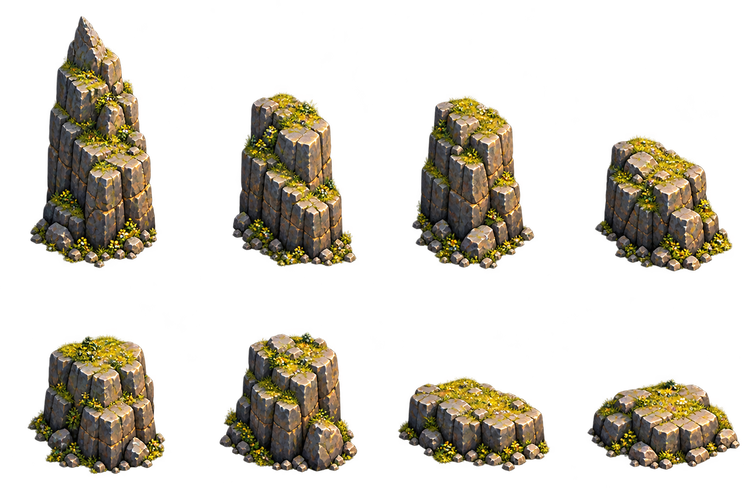
#> input picture art/maps/cliffs/cliff_rock_sheet.png, 750 x 500 px, shrunk from 1536 x 1024 before the run; its folder holds 4 pictures in this run
$ python cliff_sheet_cut.py cliff_rock_sheet.png -t rock_blocks_template.json -o '$TMPDIR/cliff_cut' -p cliff_rock
#> lines starting #> are read from the running program, lines starting #| are printed output that depends on the picture; after the words box and inside, x2 and y2 are one past the last pixel; in counts of white or black regions, pixels touching at a corner belong together
#!/usr/bin/env python3
"""Cut a Codex sheet of cliff blocks (4x2: wall columns or natural rock) into one PNG per block, by connected
pieces, not by grid cells.

Codex shifts blocks off the template, so a grid crop catches the rubble of the block above. Instead:
opaque pixels (alpha > --alpha) are split into connected pieces (8-neighbours, scipy); every piece goes to
the template block whose foot point is nearest to the piece's centre; tiny pieces (< --min px) are dropped.
Ground point of a block = the foot of its rock face, measured: scanning up from the bottom, the first row
where the block is at least --foot-fill wide (of its widest row), x = middle of that row. Height = foot
minus the top of the block (map px).

Writes <out>/<prefix>_<i>.png and <out>/<prefix>.json:
  {"texels_per_map_px", "blocks": [{"file", "size", "ground": [x, y], "kind", "height", "measured_h"}]}
kind: from the template (peak / tall / mid / low), or --kind.
Exit 0 ok, 1 a block came out empty, 2 bad args.

Example: python3 cliff_sheet_cut.py cliff_rock_sheet.png -t rock_blocks_template.json -o $TMPDIR/cliff_cut -p cliff_rock
"""
import argparse
import json
import os
import sys

import numpy as np
from PIL import Image
from scipy import ndimage


def main() -> int:
    ap = argparse.ArgumentParser(description=__doc__, formatter_class=argparse.RawDescriptionHelpFormatter)
    ap.add_argument("sheet", help="Codex sheet PNG with alpha")
    ap.add_argument("-t", "--template", required=True, help="rock_blocks_template.json")
    ap.add_argument("-o", "--out", required=True, help="output folder")
    ap.add_argument("-p", "--prefix", default="cliff_block", help="file name prefix (default cliff_block)")
    ap.add_argument("--kind", default="wall", help="kind for blocks the template does not name (default wall)")
    ap.add_argument("--alpha", type=int, default=24, help="opaque threshold 0..255 (default 24)")
    ap.add_argument("--min", type=int, default=30, help="drop pieces smaller than this many px (default 30)")
    ap.add_argument("--foot-fill", type=float, default=0.55, help="row width / widest row for the foot (default 0.55)")
    a = ap.parse_args()
    if not os.path.isfile(a.sheet) or not os.path.isfile(a.template):
        print("no such file", file=sys.stderr)
        return 2
    t = json.load(open(a.template))
#> (reads art/maps/cliffs/rock_blocks_template.json from the repository)
    im = Image.open(a.sheet).convert("RGBA")
#> im is the input picture: PIL image 750x500 RGBA; mean R, G, B, A 35.8, 30.6, 19.7, 72.5
    kx, ky = im.width / t["size"][0], im.height / t["size"][1]
#> kx = 0.488; ky = 0.488
    rgba = np.array(im)
    alpha = rgba[:, :, 3]
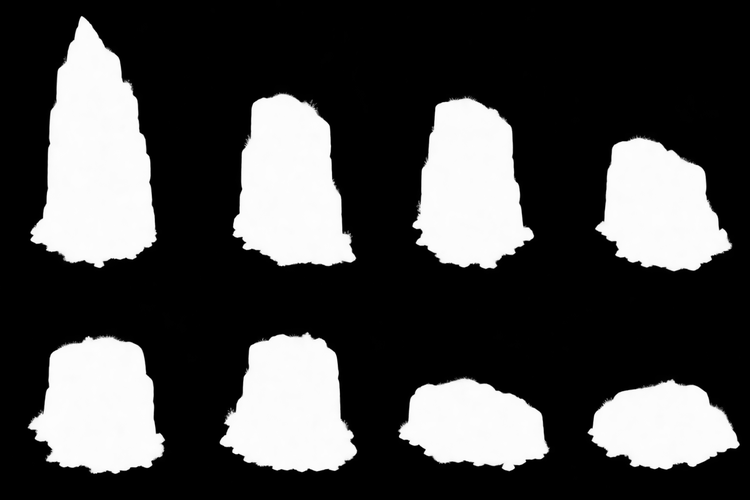
#> alpha: shape (500, 750); min 0, max 255, mean 72.5
    lab, n = ndimage.label(alpha > a.alpha, structure=np.ones((3, 3)))
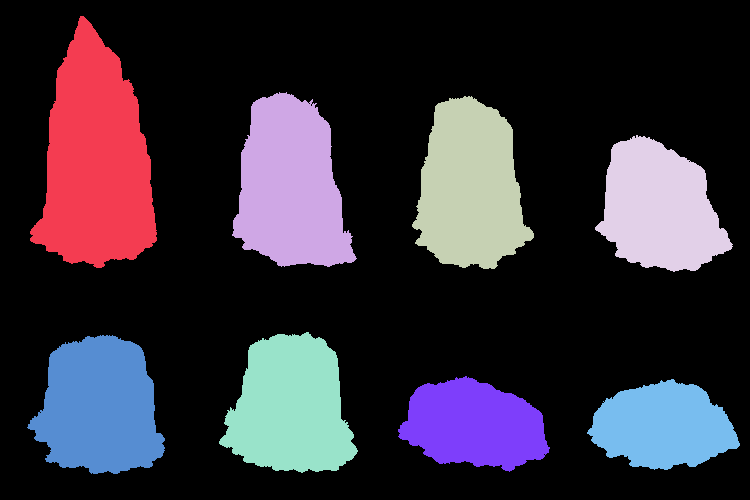
#> lab: shape (500, 750) int32; 9 distinct labels, from 0 to 8; one colour per label, 0 black
#> n = 8
    feet = np.array([[b["foot"][0] * kx, b["foot"][1] * ky] for b in t["blocks"]])
    owner = np.zeros(n + 1, dtype=int) - 1
#> owner = [-1, -1, -1, -1, -1, -1, -1, -1, -1]
    sizes = ndimage.sum(np.ones_like(lab), lab, range(n + 1))
#> sizes = [264328, 20584, 15330, 14786, 12563, 13795, 13955, 10049, 9610]
    cents = ndimage.center_of_mass(np.ones_like(lab), lab, range(1, n + 1))
#> cents = [(160.7, 95.37), (186.4, 290.3), (187.2, 469.8), (208, 659.3), (407.3, 290.2), (407.1, 98.9), (424.7, 473.7), (425.9, 662.6)]
    for i, (cy, cx) in enumerate(cents, start=1):
        if sizes[i] < a.min:
            continue
        # Nearest foot, measured from the piece centre to the block's vertical span above its foot.
        d = [abs(cx - fx) + max(0.0, cy - fy) * 2 + max(0.0, (fy - 300 * ky) - cy) for fx, fy in feet]
        owner[i] = int(np.argmin(d))
#> this loop made 8 passes
#> (cy, cx, d) on passes 1 to 8: (160.7, 95.37, [1.62, 185.9, 373.4, 560.9, 173.9, 358.2, 545.7, 733.2]), (186.4, 290.3, [196.6, 9.07, 178.4, 365.9, 343.2, 155.7, 325, 512.5]), (187.2, 469.8, [376.1, 188.6, 1.1, 186.4, 521.9, 334.4, 146.9, 332.2]), (208, 659.3, [565.5, 378, 190.5, 3.01, 690.5, 503, 315.5, 128]), (407.3, 290.2, [552.1, 364.6, 534.1, 721.6, 196.5, 8.97, 178.5, 366]), (407.1, 98.9, [360.4, 537.6, 725.1, 912.6, 5.15, 182.3, 369.8, 557.3]), (424.7, 473.7, [770.4, 582.9, 395.4, 572.9, 380, 192.5, 4.99, 182.5]), (425.9, 662.6, [961.6, 774.1, 586.6, 399.1, 568.8, 381.3, 193.8, 6.33])
#> after the loop, owner = [-1, 0, 1, 2, 3, 5, 4, 6, 7]
    os.makedirs(a.out, exist_ok=True)
    out, bad = [], 0
    for bi, b in enumerate(t["blocks"]):
        mask = np.isin(lab, np.nonzero(owner == bi)[0])
        if not mask.any():
            print(f"block {bi}: empty", file=sys.stderr)
            bad += 1
            continue
        ys, xs = np.nonzero(mask)
        y0, y1, x0, x1 = ys.min(), ys.max() + 1, xs.min(), xs.max() + 1
        piece = rgba[y0:y1, x0:x1].copy()
        piece[:, :, 3] = np.where(mask[y0:y1, x0:x1], piece[:, :, 3], 0)
        widths = mask[y0:y1, x0:x1].sum(axis=1)
        need = widths.max() * a.foot_fill
        fy = next(y for y in range(len(widths) - 1, -1, -1) if widths[y] >= need)
        row = np.nonzero(mask[y0 + fy, x0:x1])[0]
        gx = (row.min() + row.max()) / 2.0
        name = f"{a.prefix}_{bi}.png"
        Image.fromarray(piece).save(os.path.join(a.out, name))
        out.append({"file": name, "size": [int(x1 - x0), int(y1 - y0)], "ground": [round(gx, 1), float(fy)],
                    "kind": b.get("kind", a.kind), "height": b.get("height", 48),
                    "measured_h": round(fy / (t["texels_per_map_px"] * ky), 1)})
#> this loop made 8 passes
#> (y0, y1, x0, x1, need, fy, gx) on passes 1 to 8: (16, 268, 30, 157, 69.85, 242, 69), (92, 267, 232, 357, 65.45, 170, 82), (96, 269, 412, 534, 64.35, 161, 56.5), (135, 272, 595, 733, 71.5, 127, 73.5), (335, 474, 27, 165, 72.05, 131, 78.5), (332, 473, 219, 358, 73.7, 134, 80), (376, 472, 398, 550, 80.85, 85, 83), (379, 470, 587, 740, 81.95, 79, 81.5)
#> pass 1, in main, `mask = np.isin(lab, np.nonzero(owner == bi)[0])`:
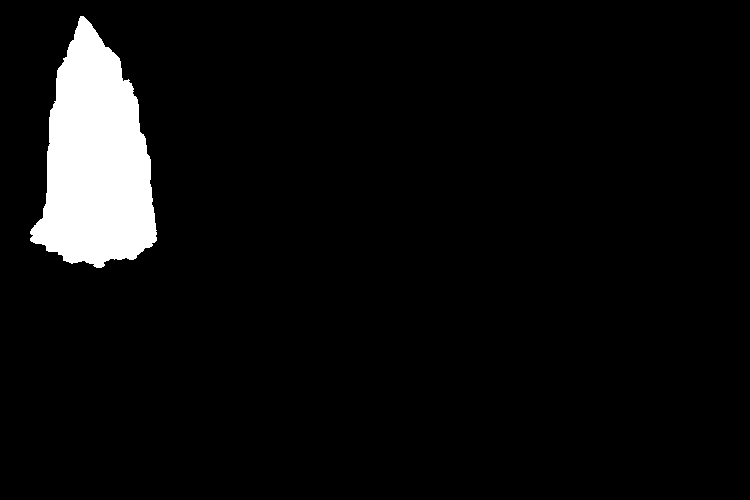
#> mask: shape (500, 750) bool; 5.5% white; 1 white region, box (x1, y1, x2, y2) and area: (30, 16, 157, 268) 20584
#> pass 1, in main, `piece = rgba[y0:y1, x0:x1].copy()`:
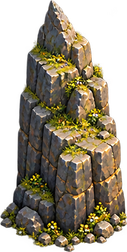
#> piece: shape (252, 127, 4); mean R, G, B, A 72.3, 63.3, 43.6, 158.7; transparent parts drawn white
#> pass 2, in main, `mask = np.isin(lab, np.nonzero(owner == bi)[0])`:
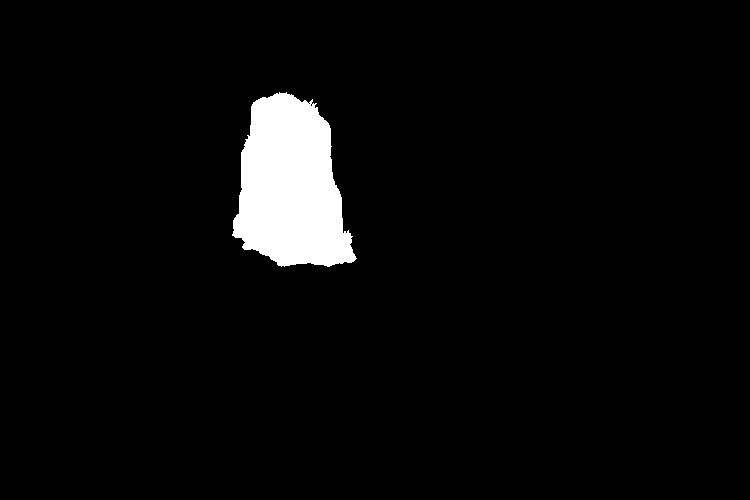
#> mask: shape (500, 750) bool; 4.1% white; 1 white region, box (x1, y1, x2, y2) and area: (232, 92, 357, 267) 15330
#> after the loop:
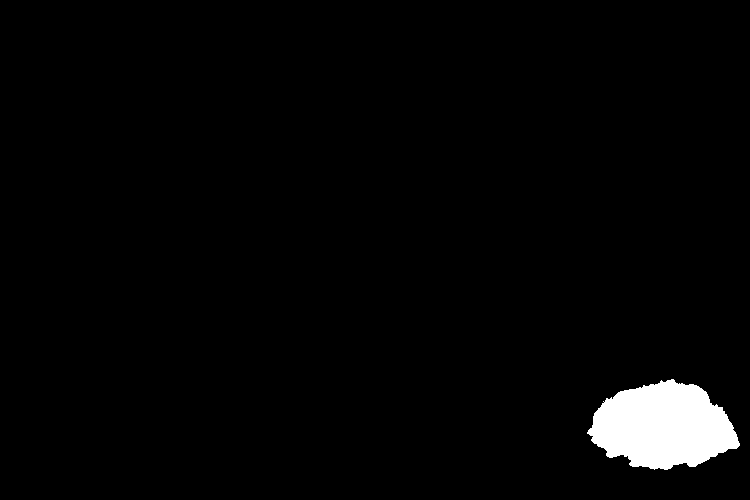
#> mask: shape (500, 750) bool; 2.6% white; 1 white region, box (x1, y1, x2, y2) and area: (587, 379, 740, 470) 9610
#> after the loop:
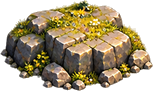
#> piece: shape (91, 153, 4); mean R, G, B, A 96.4, 81.7, 50.6, 168.1; transparent parts drawn white
#> after the loop, bad = 0; out = 8 items
    with open(os.path.join(a.out, a.prefix + ".json"), "w") as f:
        json.dump({"texels_per_map_px": t["texels_per_map_px"] * kx, "blocks": out}, f, indent=1)
        f.write("\n")
    print(f"{len(out)} blocks -> {a.out}")
#| 8 blocks -> $TMPDIR/cliff_cut
    for o in out:
        print(f"  {o['file']}: {o['kind']:5s} template {o['height']} map px, measured {o['measured_h']} (incl. top), size {o['size']}")
#> this loop made 8 passes
#|   cliff_rock_0.png: peak  template 96 map px, measured 165.2 (incl. top), size [127, 252]
#|   cliff_rock_1.png: tall  template 72 map px, measured 116.1 (incl. top), size [125, 175]
#|   cliff_rock_2.png: tall  template 72 map px, measured 109.9 (incl. top), size [122, 173]
#|   cliff_rock_3.png: mid   template 44 map px, measured 86.7 (incl. top), size [138, 137]
#|   cliff_rock_4.png: mid   template 44 map px, measured 89.4 (incl. top), size [138, 139]
#|   cliff_rock_5.png: mid   template 44 map px, measured 91.5 (incl. top), size [139, 141]
#|   cliff_rock_6.png: low   template 20 map px, measured 58.0 (incl. top), size [152, 96]
#|   cliff_rock_7.png: low   template 20 map px, measured 53.9 (incl. top), size [153, 91]
    return 1 if bad else 0


if __name__ == "__main__":
    raise SystemExit(main())
#> (the program exits here)
